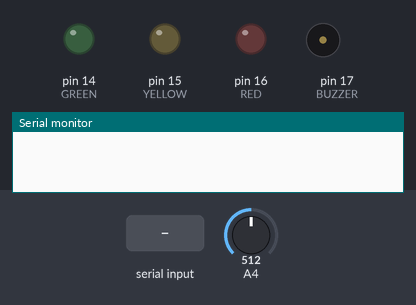
Bench run of a sketch on a simulated Arduino Mega 2560, built with avr-gcc and run on an emulated ATmega2560. Parts: output pins drawn as LEDs (lit = HIGH), buzzer (waves = sounding, pin HIGH), the last lines printed to the serial monitor. Inputs (shaded band) come from the test bench; at power-on: A4 = 512.

Above: at 1.2 s.
1.3 s: "1" received over the second serial link
At 2.5 s:
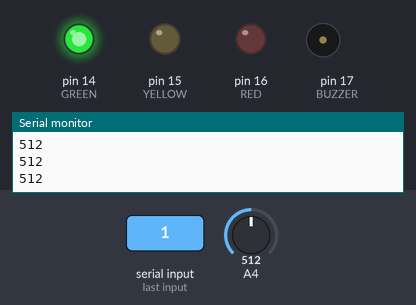
2.8 s: A4 set to 811
4.3 s: A4 set to 821
At 4.8 s:
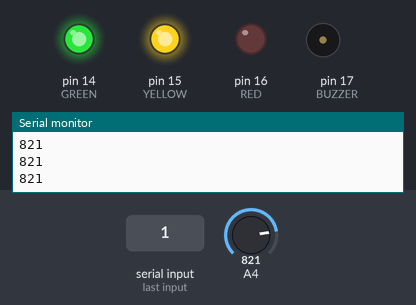
7.3 s: A4 set to 900
At 7.7 s:
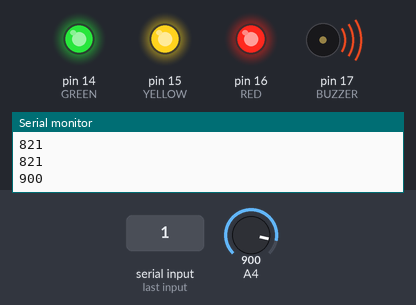
10.3 s: A4 set to 716
At 11.5 s:
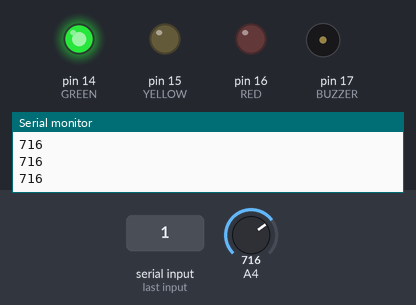
11.8 s: A4 set to 1023
At 12.2 s:
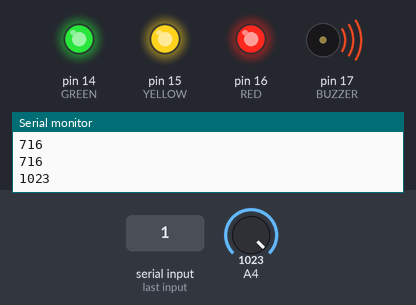
Timing chart, 0 to 14.8 s (numbered marks = the images above; inputs shaded):
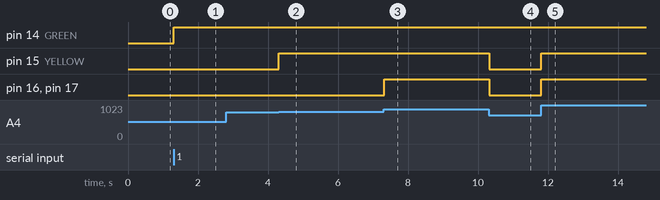

The sketch:

sound_sensor.ino
```cpp
#define APIN 20

// Sound threshold values

int normal = 800;
int medium = 820;
int high = 830;

// Define teensy pins

int BUZZER = 17;
int RED = 16;
int YELLOW = 15;
int GREEN = 14;
int sensorValue = 0;

void setup() {

  Serial.begin(9600);
  Serial1.begin(9600);

  // Set Pinmodes

  pinMode(APIN, INPUT);
  pinMode(GREEN, OUTPUT);
  pinMode(YELLOW, OUTPUT);
  pinMode(RED, OUTPUT);
  pinMode(BUZZER, OUTPUT);

}

//Once receiving an initial start message, teensy will continuously listen
//for sound and print to serial. CTRL+SHIFT+L in arduino IDE for plot monitor.
//if sound reaches above thresholds for MEDIUM and HIGH it will send
//the sound level reached and light the colour of the yellow or red LED.

void loop() {

  if(Serial1.available() > 0)
  {
    sensorValue = analogRead(APIN);
    digitalWrite(GREEN, HIGH);
    Serial.println(sensorValue);

    if(sensorValue > medium)
    {
      digitalWrite(YELLOW, HIGH);

      if(sensorValue > high)
      {
        Serial1.print("RED level: ");
        Serial1.println(sensorValue);

        digitalWrite(RED, HIGH);
        digitalWrite(BUZZER, HIGH);
        delay(500);
      }

      else{
        Serial1.print("YELLOW level: ");
        Serial1.println(sensorValue);
        delay(100);

      }

      digitalWrite(RED, LOW);
      digitalWrite(BUZZER, LOW);
    }

    digitalWrite(YELLOW, LOW);

  }

}
```

Measured:
- the behaviour switches between 820 and 821 on A4 (found by bisection; images 1 and 2)
- after the input at 1.3 s, pin 14 (GREEN): LOW → HIGH at once
- after the input at 4.3 s, pin 15 (YELLOW): LOW → HIGH at once
- after the input at 7.3 s, pin 16 (RED), pin 17 (BUZZER): LOW → HIGH at once
- after the input at 10.3 s, pin 15 (YELLOW), pin 16 (RED), pin 17 (BUZZER): HIGH → LOW at once
- after the input at 11.8 s, pin 15 (YELLOW), pin 16 (RED), pin 17 (BUZZER): LOW → HIGH at once
